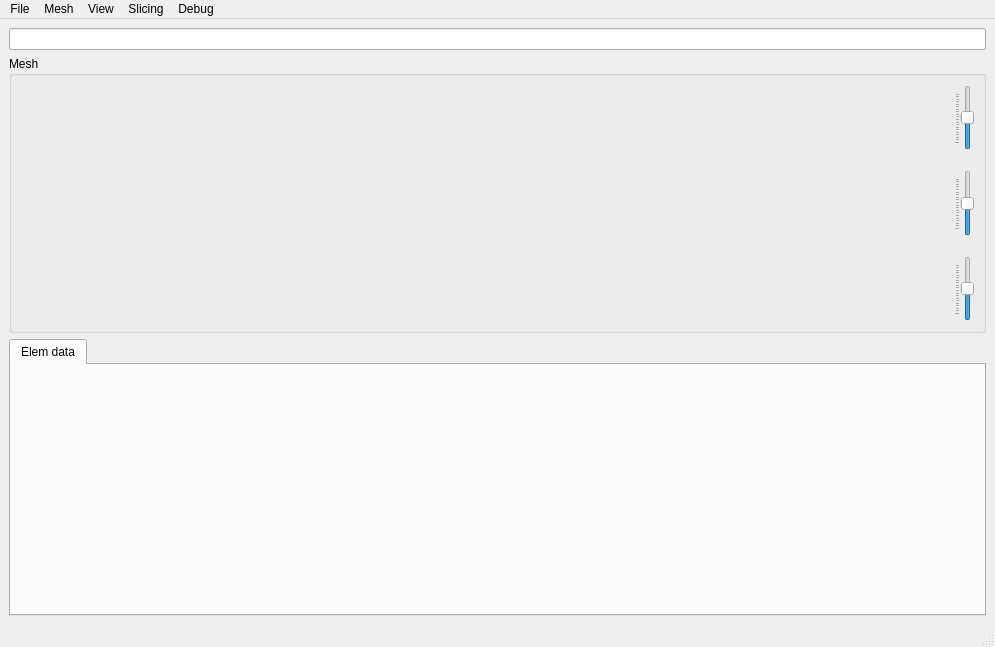
<?xml version="1.0" encoding="UTF-8"?>
<ui version="4.0">
 <class>MainWindow</class>
 <widget class="QMainWindow" name="MainWindow">
  <property name="geometry">
   <rect>
    <x>0</x>
    <y>0</y>
    <width>995</width>
    <height>647</height>
   </rect>
  </property>
  <property name="windowTitle">
   <string>MainWindow</string>
  </property>
  <widget class="QWidget" name="centralwidget">
   <property name="sizePolicy">
    <sizepolicy hsizetype="Preferred" vsizetype="Preferred">
     <horstretch>0</horstretch>
     <verstretch>0</verstretch>
    </sizepolicy>
   </property>
   <layout class="QVBoxLayout" name="verticalLayout" stretch="0,1,1,0">
    <item>
     <widget class="QLineEdit" name="eit_model_name"/>
    </item>
    <item>
     <widget class="QGroupBox" name="gB_mesh">
      <property name="title">
       <string>Mesh</string>
      </property>
      <layout class="QGridLayout" name="gridLayout_2">
       <item row="0" column="0">
        <layout class="QHBoxLayout" name="horizontalLayout_2" stretch="2,1,0">
         <item>
          <layout class="QVBoxLayout" name="mesh_layout"/>
         </item>
         <item>
          <layout class="QGridLayout" name="slice_layout"/>
         </item>
         <item>
          <layout class="QGridLayout" name="gridLayout">
           <property name="verticalSpacing">
            <number>20</number>
           </property>
           <item row="0" column="0">
            <widget class="QSlider" name="slider_x">
             <property name="minimum">
              <number>1</number>
             </property>
             <property name="value">
              <number>50</number>
             </property>
             <property name="orientation">
              <enum>Qt::Vertical</enum>
             </property>
             <property name="tickPosition">
              <enum>QSlider::TicksAbove</enum>
             </property>
             <property name="tickInterval">
              <number>5</number>
             </property>
            </widget>
           </item>
           <item row="2" column="0">
            <widget class="QSlider" name="slider_z">
             <property name="minimum">
              <number>1</number>
             </property>
             <property name="singleStep">
              <number>1</number>
             </property>
             <property name="value">
              <number>50</number>
             </property>
             <property name="orientation">
              <enum>Qt::Vertical</enum>
             </property>
             <property name="tickPosition">
              <enum>QSlider::TicksAbove</enum>
             </property>
             <property name="tickInterval">
              <number>5</number>
             </property>
            </widget>
           </item>
           <item row="1" column="0">
            <widget class="QSlider" name="slider_y">
             <property name="minimum">
              <number>1</number>
             </property>
             <property name="singleStep">
              <number>1</number>
             </property>
             <property name="value">
              <number>50</number>
             </property>
             <property name="orientation">
              <enum>Qt::Vertical</enum>
             </property>
             <property name="tickPosition">
              <enum>QSlider::TicksAbove</enum>
             </property>
             <property name="tickInterval">
              <number>5</number>
             </property>
            </widget>
           </item>
          </layout>
         </item>
        </layout>
       </item>
      </layout>
     </widget>
    </item>
    <item>
     <widget class="QTabWidget" name="tabW_elem_data">
      <property name="currentIndex">
       <number>0</number>
      </property>
      <widget class="QWidget" name="tab">
       <attribute name="title">
        <string>Elem data</string>
       </attribute>
       <layout class="QVBoxLayout" name="verticalLayout_3">
        <item>
         <layout class="QVBoxLayout" name="elems_data_layout"/>
        </item>
       </layout>
      </widget>
     </widget>
    </item>
    <item>
     <spacer name="verticalSpacer">
      <property name="orientation">
       <enum>Qt::Vertical</enum>
      </property>
      <property name="sizeHint" stdset="0">
       <size>
        <width>300</width>
        <height>0</height>
       </size>
      </property>
     </spacer>
    </item>
   </layout>
  </widget>
  <widget class="QMenuBar" name="menubar">
   <property name="geometry">
    <rect>
     <x>0</x>
     <y>0</y>
     <width>995</width>
     <height>21</height>
    </rect>
   </property>
   <widget class="QMenu" name="menuFile">
    <property name="title">
     <string>File</string>
    </property>
    <addaction name="action_exit"/>
   </widget>
   <widget class="QMenu" name="menuMesh">
    <property name="title">
     <string>Mesh</string>
    </property>
    <widget class="QMenu" name="menuSlicing">
     <property name="title">
      <string>Slicing</string>
     </property>
     <addaction name="action_mesh_dynamic_slicing_x"/>
     <addaction name="action_mesh_dynamic_slicing_y"/>
     <addaction name="action_mesh_dynamic_slicing_z"/>
    </widget>
    <widget class="QMenu" name="menuColormap">
     <property name="title">
      <string>Color map</string>
     </property>
    </widget>
    <addaction name="action_mesh_reset"/>
    <addaction name="action_mesh_refresh"/>
    <addaction name="action_mesh_show_electrodes"/>
    <addaction name="menuSlicing"/>
    <addaction name="menuColormap"/>
   </widget>
   <widget class="QMenu" name="menuView">
    <property name="title">
     <string>View</string>
    </property>
    <addaction name="action_show_mesh"/>
    <addaction name="action_show_elements_data_monitoring"/>
    <addaction name="separator"/>
    <addaction name="action_view_xy_plane"/>
    <addaction name="action_view_xz_plane"/>
    <addaction name="action_view_yz_plane"/>
    <addaction name="separator"/>
    <addaction name="action_onoff_parallel_projection"/>
    <addaction name="action_show_slice_x"/>
    <addaction name="action_show_slice_y"/>
    <addaction name="action_show_slice_z"/>
   </widget>
   <widget class="QMenu" name="menuDebug">
    <property name="title">
     <string>Debug</string>
    </property>
    <addaction name="action_new_data"/>
    <addaction name="action_load_eit_image_dummy"/>
   </widget>
   <widget class="QMenu" name="menuSlicing_2">
    <property name="title">
     <string>Slicing</string>
    </property>
    <addaction name="action_slicing_reset_origin"/>
   </widget>
   <addaction name="menuFile"/>
   <addaction name="menuMesh"/>
   <addaction name="menuView"/>
   <addaction name="menuSlicing_2"/>
   <addaction name="menuDebug"/>
  </widget>
  <widget class="QStatusBar" name="statusbar"/>
  <action name="action_exit">
   <property name="text">
    <string>Exit</string>
   </property>
   <property name="shortcut">
    <string>Ctrl+Q</string>
   </property>
  </action>
  <action name="action_mesh_refresh">
   <property name="text">
    <string>Refresh</string>
   </property>
  </action>
  <action name="action_mesh_show_electrodes">
   <property name="text">
    <string>Show electrodes</string>
   </property>
  </action>
  <action name="action_slicing_set_slices">
   <property name="text">
    <string>Set slices</string>
   </property>
  </action>
  <action name="action_mesh_dynamic_slicing_x">
   <property name="text">
    <string>Dynamic slicing X</string>
   </property>
  </action>
  <action name="action_slicing_z_slicing">
   <property name="text">
    <string>Z slicing</string>
   </property>
  </action>
  <action name="action_new_data">
   <property name="text">
    <string>new_data</string>
   </property>
  </action>
  <action name="action_view_xy_plane">
   <property name="text">
    <string>View XY plane</string>
   </property>
  </action>
  <action name="action_view_xz_plane">
   <property name="text">
    <string>View XZ plane</string>
   </property>
  </action>
  <action name="action_view_yz_plane">
   <property name="text">
    <string>View YZ plane</string>
   </property>
  </action>
  <action name="action_onoff_parallel_projection">
   <property name="text">
    <string>Enable parallel projection</string>
   </property>
  </action>
  <action name="action_mesh_reset">
   <property name="text">
    <string>Reset</string>
   </property>
  </action>
  <action name="actionremove">
   <property name="text">
    <string>remove</string>
   </property>
  </action>
  <action name="action3_1">
   <property name="text">
    <string>3|1</string>
   </property>
  </action>
  <action name="action1">
   <property name="text">
    <string>1</string>
   </property>
  </action>
  <action name="action_show_slice_x">
   <property name="checkable">
    <bool>true</bool>
   </property>
   <property name="text">
    <string>Show slice X</string>
   </property>
  </action>
  <action name="action_show_slice_y">
   <property name="text">
    <string>Show slice Y</string>
   </property>
  </action>
  <action name="action_show_slice_z">
   <property name="text">
    <string>Show slice Z</string>
   </property>
  </action>
  <action name="action_slicing_reset_origin">
   <property name="text">
    <string>Reset slice origin</string>
   </property>
  </action>
  <action name="action_mesh_dynamic_slicing_y">
   <property name="text">
    <string>Dynamic slicing Y</string>
   </property>
  </action>
  <action name="action_mesh_dynamic_slicing_z">
   <property name="text">
    <string>Dynamic slicing Z</string>
   </property>
  </action>
  <action name="actionvir">
   <property name="text">
    <string>vir</string>
   </property>
  </action>
  <action name="action_load_eit_image_dummy">
   <property name="text">
    <string>Load EIT image dummy</string>
   </property>
  </action>
  <action name="action_show_elements_data_monitoring">
   <property name="checkable">
    <bool>true</bool>
   </property>
   <property name="text">
    <string>Show elements data monitoring</string>
   </property>
  </action>
  <action name="action_show_mesh">
   <property name="checkable">
    <bool>true</bool>
   </property>
   <property name="checked">
    <bool>true</bool>
   </property>
   <property name="text">
    <string>Show mesh</string>
   </property>
  </action>
 </widget>
 <resources/>
 <connections/>
</ui>
